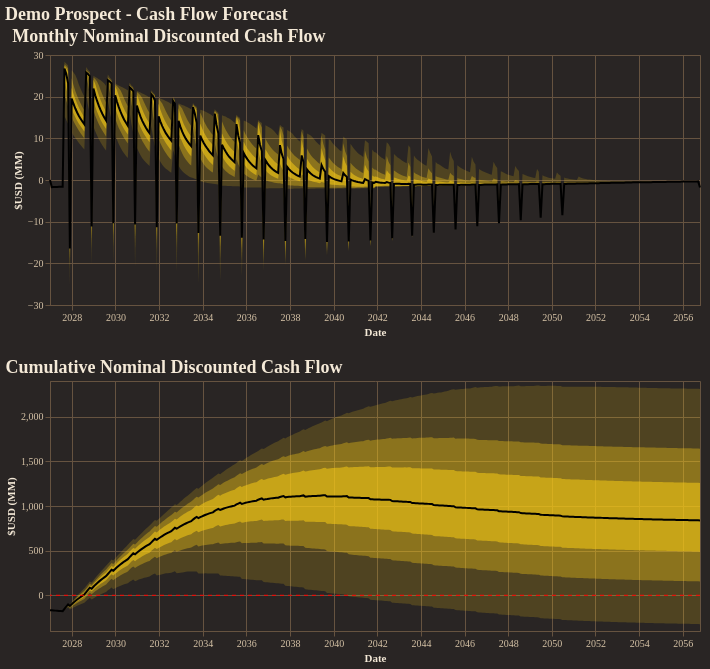

Notebook code for this chart:
### Code cell
fig = reporter.plotter.combined_cash_flow_plot(
    figsize=(650, 250),
    backend=PLOTTING_BACKEND
)
fig.show()

### Figure 1 — Vega-Lite specification as saved in the notebook (floating-point values rounded to 4 significant figures; data arrays with more than 128 entries replaced by an {"elided": "..."} marker saying what was removed)
{"config": {"background": "#292524", "view": {"fill": "#292524", "stroke": "#665340"}, "title": {"color": "#f4e9d7", "font": "Merriweather", "fontSize": 18, "fontWeight": 600, "subtitleColor": "#d5c2a6", "anchor": "start"}, "axis": {"domainColor": "#665340", "gridColor": "#665340", "tickColor": "#665340", "labelColor": "#d5c2a6", "titleColor": "#f4e9d7", "labelFont": "Merriweather", "titleFont": "Merriweather"}, "legend": {"titleColor": "#f4e9d7", "labelColor": "#d5c2a6", "labelFont": "Merriweather", "titleFont": "Merriweather", "orient": "top-right", "symbolType": "circle"}, "header": {"labelColor": "#d5c2a6", "titleColor": "#f4e9d7", "labelFont": "Merriweather", "titleFont": "Merriweather"}, "mark": {"color": "#c78d3b"}, "line": {"color": "#c78d3b"}, "bar": {"color": "#c78d3b"}, "point": {"color": "#ddb06d"}, "area": {"color": "#c78d3b", "opacity": 0.35}, "text": {"color": "#f4e9d7", "font": "Merriweather"}, "range": {"category": ["#5DA5DA", "#F28E2B", "#59C36A", "#E15759", "#B07AA1", "#4ECDC4", "#FF9DA7", "#EDC948"]}}, "vconcat": [{"layer": [{"mark": {"type": "area", "color": "rgba(250, 204, 21, 1.0)", "opacity": 0.18}, "encoding": {"tooltip": [{"field": "date", "title": "Date", "type": "temporal"}, {"field": "p01", "format": ",.2f", "title": "P01", "type": "quantitative"}, {"field": "p10", "format": ",.2f", "title": "P10", "type": "quantitative"}, {"field": "p25", "format": ",.2f", "title": "P25", "type": "quantitative"}, {"field": "p50", "format": ",.2f", "title": "P50", "type": "quantitative"}, {"field": "p75", "format": ",.2f", "title": "P75", "type": "quantitative"}, {"field": "p90", "format": ",.2f", "title": "P90", "type": "quantitative"}, {"field": "p99", "format": ",.2f", "title": "P99", "type": "quantitative"}], "x": {"field": "date", "title": "Date", "type": "temporal"}, "y": {"field": "p01", "title": "$USD (MM)", "type": "quantitative"}, "y2": {"field": "p99"}}}, {"mark": {"type": "area", "color": "rgba(250, 204, 21, 1.0)", "opacity": 0.35}, "encoding": {"tooltip": [{"field": "date", "title": "Date", "type": "temporal"}, {"field": "p01", "format": ",.2f", "title": "P01", "type": "quantitative"}, {"field": "p10", "format": ",.2f", "title": "P10", "type": "quantitative"}, {"field": "p25", "format": ",.2f", "title": "P25", "type": "quantitative"}, {"field": "p50", "format": ",.2f", "title": "P50", "type": "quantitative"}, {"field": "p75", "format": ",.2f", "title": "P75", "type": "quantitative"}, {"field": "p90", "format": ",.2f", "title": "P90", "type": "quantitative"}, {"field": "p99", "format": ",.2f", "title": "P99", "type": "quantitative"}], "x": {"field": "date", "title": "Date", "type": "temporal"}, "y": {"field": "p10", "title": "$USD (MM)", "type": "quantitative"}, "y2": {"field": "p90"}}}, {"mark": {"type": "area", "color": "rgba(250, 204, 21, 1.0)", "opacity": 0.55}, "encoding": {"tooltip": [{"field": "date", "title": "Date", "type": "temporal"}, {"field": "p01", "format": ",.2f", "title": "P01", "type": "quantitative"}, {"field": "p10", "format": ",.2f", "title": "P10", "type": "quantitative"}, {"field": "p25", "format": ",.2f", "title": "P25", "type": "quantitative"}, {"field": "p50", "format": ",.2f", "title": "P50", "type": "quantitative"}, {"field": "p75", "format": ",.2f", "title": "P75", "type": "quantitative"}, {"field": "p90", "format": ",.2f", "title": "P90", "type": "quantitative"}, {"field": "p99", "format": ",.2f", "title": "P99", "type": "quantitative"}], "x": {"field": "date", "title": "Date", "type": "temporal"}, "y": {"field": "p25", "title": "$USD (MM)", "type": "quantitative"}, "y2": {"field": "p75"}}}, {"mark": {"type": "line", "color": "black", "strokeWidth": 2}, "encoding": {"tooltip": [{"field": "date", "title": "Date", "type": "temporal"}, {"field": "p01", "format": ",.2f", "title": "P01", "type": "quantitative"}, {"field": "p10", "format": ",.2f", "title": "P10", "type": "quantitative"}, {"field": "p25", "format": ",.2f", "title": "P25", "type": "quantitative"}, {"field": "p50", "format": ",.2f", "title": "P50", "type": "quantitative"}, {"field": "p75", "format": ",.2f", "title": "P75", "type": "quantitative"}, {"field": "p90", "format": ",.2f", "title": "P90", "type": "quantitative"}, {"field": "p99", "format": ",.2f", "title": "P99", "type": "quantitative"}], "x": {"field": "date", "title": "Date", "type": "temporal"}, "y": {"field": "p50", "title": "$USD (MM)", "type": "quantitative"}}}], "data": {"name": "data-25667092c1473b27c4d1b53852bc90e4"}, "height": 250, "title": "Monthly Nominal Discounted Cash Flow", "width": 650}, {"layer": [{"layer": [{"mark": {"type": "area", "color": "rgba(250, 204, 21, 1.0)", "opacity": 0.18}, "encoding": {"tooltip": [{"field": "date", "title": "Date", "type": "temporal"}, {"field": "p01", "format": ",.2f", "title": "P01", "type": "quantitative"}, {"field": "p10", "format": ",.2f", "title": "P10", "type": "quantitative"}, {"field": "p25", "format": ",.2f", "title": "P25", "type": "quantitative"}, {"field": "p50", "format": ",.2f", "title": "P50", "type": "quantitative"}, {"field": "p75", "format": ",.2f", "title": "P75", "type": "quantitative"}, {"field": "p90", "format": ",.2f", "title": "P90", "type": "quantitative"}, {"field": "p99", "format": ",.2f", "title": "P99", "type": "quantitative"}], "x": {"field": "date", "title": "Date", "type": "temporal"}, "y": {"field": "p01", "title": "$USD (MM)", "type": "quantitative"}, "y2": {"field": "p99"}}}, {"mark": {"type": "area", "color": "rgba(250, 204, 21, 1.0)", "opacity": 0.35}, "encoding": {"tooltip": [{"field": "date", "title": "Date", "type": "temporal"}, {"field": "p01", "format": ",.2f", "title": "P01", "type": "quantitative"}, {"field": "p10", "format": ",.2f", "title": "P10", "type": "quantitative"}, {"field": "p25", "format": ",.2f", "title": "P25", "type": "quantitative"}, {"field": "p50", "format": ",.2f", "title": "P50", "type": "quantitative"}, {"field": "p75", "format": ",.2f", "title": "P75", "type": "quantitative"}, {"field": "p90", "format": ",.2f", "title": "P90", "type": "quantitative"}, {"field": "p99", "format": ",.2f", "title": "P99", "type": "quantitative"}], "x": {"field": "date", "title": "Date", "type": "temporal"}, "y": {"field": "p10", "title": "$USD (MM)", "type": "quantitative"}, "y2": {"field": "p90"}}}, {"mark": {"type": "area", "color": "rgba(250, 204, 21, 1.0)", "opacity": 0.55}, "encoding": {"tooltip": [{"field": "date", "title": "Date", "type": "temporal"}, {"field": "p01", "format": ",.2f", "title": "P01", "type": "quantitative"}, {"field": "p10", "format": ",.2f", "title": "P10", "type": "quantitative"}, {"field": "p25", "format": ",.2f", "title": "P25", "type": "quantitative"}, {"field": "p50", "format": ",.2f", "title": "P50", "type": "quantitative"}, {"field": "p75", "format": ",.2f", "title": "P75", "type": "quantitative"}, {"field": "p90", "format": ",.2f", "title": "P90", "type": "quantitative"}, {"field": "p99", "format": ",.2f", "title": "P99", "type": "quantitative"}], "x": {"field": "date", "title": "Date", "type": "temporal"}, "y": {"field": "p25", "title": "$USD (MM)", "type": "quantitative"}, "y2": {"field": "p75"}}}, {"mark": {"type": "line", "color": "black", "strokeWidth": 2}, "encoding": {"tooltip": [{"field": "date", "title": "Date", "type": "temporal"}, {"field": "p01", "format": ",.2f", "title": "P01", "type": "quantitative"}, {"field": "p10", "format": ",.2f", "title": "P10", "type": "quantitative"}, {"field": "p25", "format": ",.2f", "title": "P25", "type": "quantitative"}, {"field": "p50", "format": ",.2f", "title": "P50", "type": "quantitative"}, {"field": "p75", "format": ",.2f", "title": "P75", "type": "quantitative"}, {"field": "p90", "format": ",.2f", "title": "P90", "type": "quantitative"}, {"field": "p99", "format": ",.2f", "title": "P99", "type": "quantitative"}], "x": {"field": "date", "title": "Date", "type": "temporal"}, "y": {"field": "p50", "title": "$USD (MM)", "type": "quantitative"}}}], "data": {"name": "data-9deee9b6554ce03f355cec15683d82d3"}, "title": "Cumulative Nominal Discounted Cash Flow"}, {"data": {"name": "data-42990c68f268a11fa16682fcd3437a6f"}, "mark": {"type": "rule", "color": "red", "strokeDash": [4, 4]}, "encoding": {"y": {"field": "zero", "type": "quantitative"}}}], "height": 250, "width": 650}], "title": "Demo Prospect - Cash Flow Forecast", "$schema": "https://vega.github.io/schema/vega-lite/v5.20.1.json", "datasets": {"data-25667092c1473b27c4d1b53852bc90e4": {"elided": "360 records"}, "data-9deee9b6554ce03f355cec15683d82d3": {"elided": "360 records"}, "data-42990c68f268a11fa16682fcd3437a6f": [{"zero": 0}]}}
